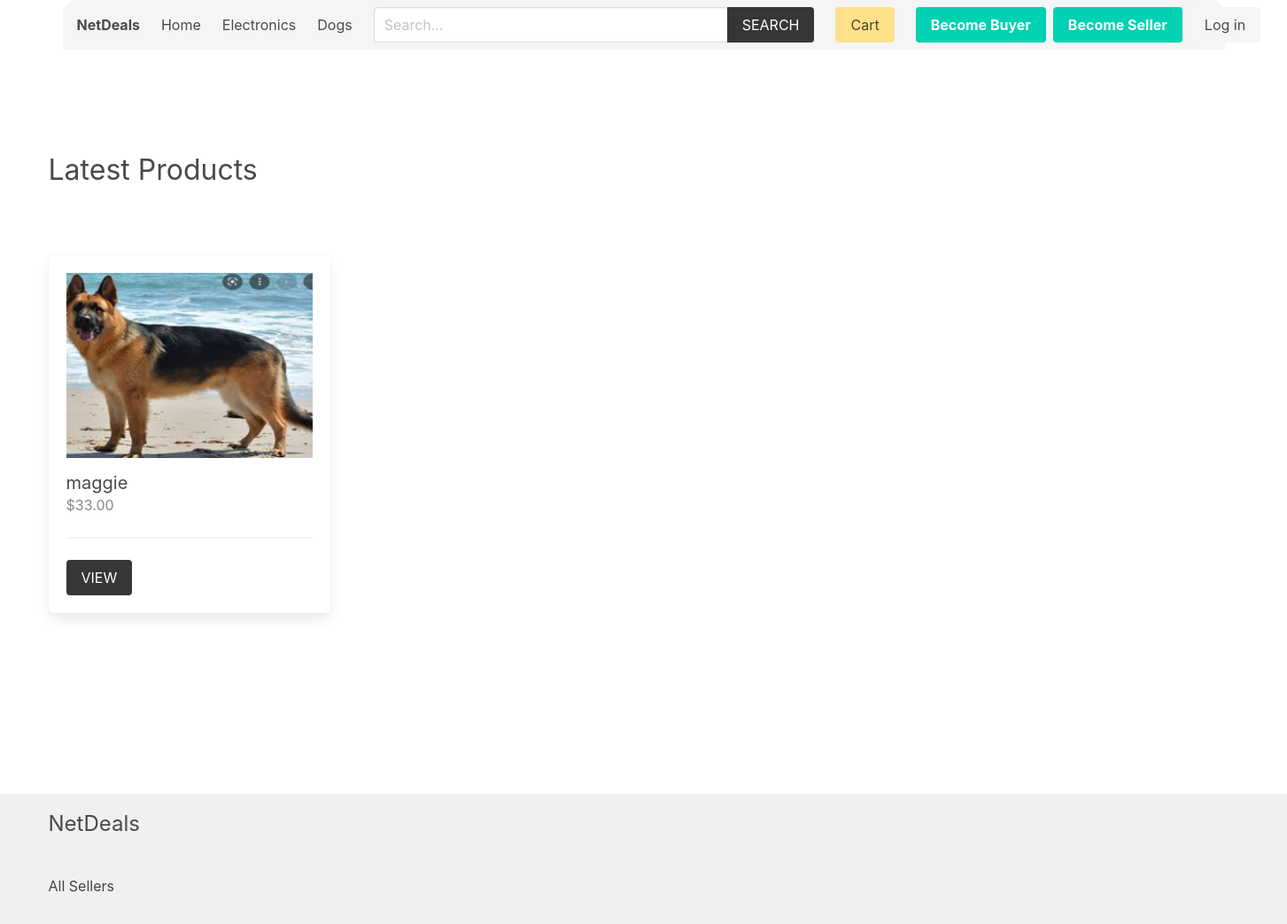
/, run on an earlier commit of the app's database.
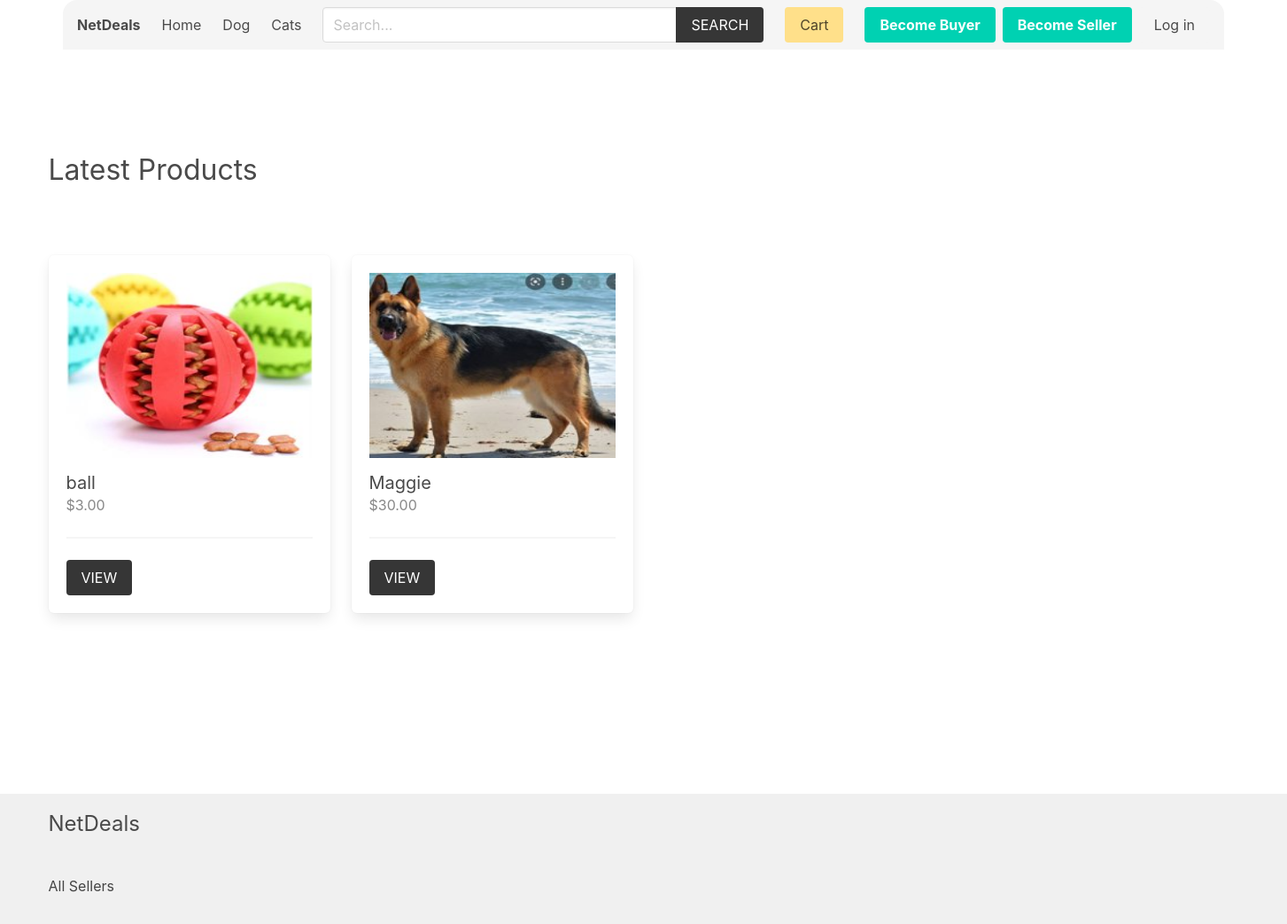
And on a later commit of the database.
### product/models.py (models this page shows, shortened)
class Category(models.Model):
    title = models.CharField(max_length=50)
    slug = models.SlugField(max_length=55)
    ordering = models.IntegerField(default=0)
    class Meta:
        ordering = ['ordering']

class Product(models.Model):
    category = models.ForeignKey(Category, related_name='products', on_delete=models.CASCADE)
    seller = models.ForeignKey(SellerProfile, related_name="products", on_delete=models.CASCADE)
    title = models.CharField(max_length=50)
    slug = models.SlugField(max_length=55)
    description = models.TextField(blank=True, null=True)
    price = models.DecimalField(max_digits=6, decimal_places=2)
    added_date = models.DateTimeField(auto_now_add=True)
    image = models.ImageField(upload_to='uploads/', blank=True, null=True)
    thumbnail = models.ImageField(upload_to='uploads/', blank=True, null=True) # Change uploads to thumbnails
    class Meta:
        ordering = ['-added_date']
    def get_thumbnail(self):
        if self.thumbnail:
            return self.thumbnail.url

### core/views.py (the view)
# urls.py: path('', views.frontpage, name="home"),
def frontpage(request):
    newest_products = Product.objects.all()[0:8]
    context = {
        'newest_products': newest_products,
    }
    return render(request, 'core/frontpage.html', context)

### cart/cart.py (called while the page is built)
    def __len__(self):
        return sum(item['quantity'] for item in self.cart.values())

### cart/context_processors.py (called while the page is built)
def cart(request):
    return {'cart': Cart(request)}

### product/context_processors.py (called while the page is built)
def menu_categories(request):
    categories = Category.objects.all()
    return {'categories': categories}

### templates/core/frontpage.html (shortened to what this page needs)
{% extends 'core/base.html' %}
{% block content %}
    <div class="columns is-multiline mb-6">
        <div class="column is-12 has-test-centered mt-6 mb-6">
            <h2 class="is-size-3">Latest Products</h2>
        </div>
        {% for product in newest_products %}
            {% include 'product/parts/list_item.html' %}
        {% endfor %}
    </div>
{% endblock content %}

### templates/core/base.html (shortened to what the changed rows need)
{% load static %}
<!DOCTYPE html>
<html lang="en">
<head>
    <link rel="stylesheet" href="https://cdn.jsdelivr.net/npm/bulma@0.9.2/css/bulma.min.css">
    <link rel="stylesheet" href="{% static 'css/main.css' %}">
</head>
<body>
    <div class="container px-4">
        <nav class="navbar px-4" role="navigation" aria-label="main navigation">
            <div class="navbar-brand">
                <a class="navbar-item" href="{% url 'core:home' %}">
                    <h1><strong>NetDeals</strong></h1>
                </a>
            </div>
            <div id="navbarBasicExample" class="navbar-menu">
                <div class="navbar-start">
                <a class="navbar-item" href="{% url 'core:home' %}">
                    Home
                </a>
                {% for category in categories %}
                    <a class="navbar-item" href="{% url 'product:category' category.slug %}">
                        {{category.title}}
                    </a>
                {% endfor %}
                </div>
            </div>
            </nav>
    </div>
    <section class="section">
        <div class="container">
            {% block content %}{% endblock content %}
        </div>
    </section>
</body>
</html>

### templates/product/parts/list_item.html
<div class="column is-3 product-list-item">
                <div class="box">
                    <figure class="image is-4by3 mb-4">
                        <img src="{{ product.get_thumbnail }}" alt="{{product.title}}">
                    </figure>
                    <h2 class="subtitle">{{product.title}}</h2>
                    <h3 class="price is-size-6 mb-5">${{product.price}}</h3>
                    <hr>
                    <a href="{% url 'product:product' product.category.slug product.slug %}" class="button is-dark is-uppercase">View</a>
                </div>
            </div>

What changed in the data, as far as the page shows it:
removed Category: title "Electronics"
removed Category: title "Dogs"
added Category: title "Dog"
added Category: title "Cats"
added Product: get_thumbnail (picture), title "ball", price "3.00"
changed Product: title "maggie" → "Maggie"; price "33.00" → "30.00"
